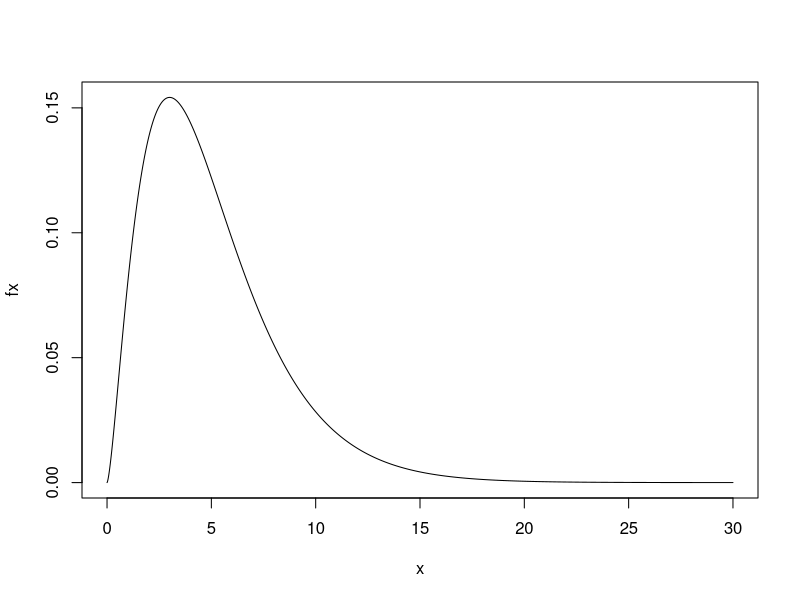
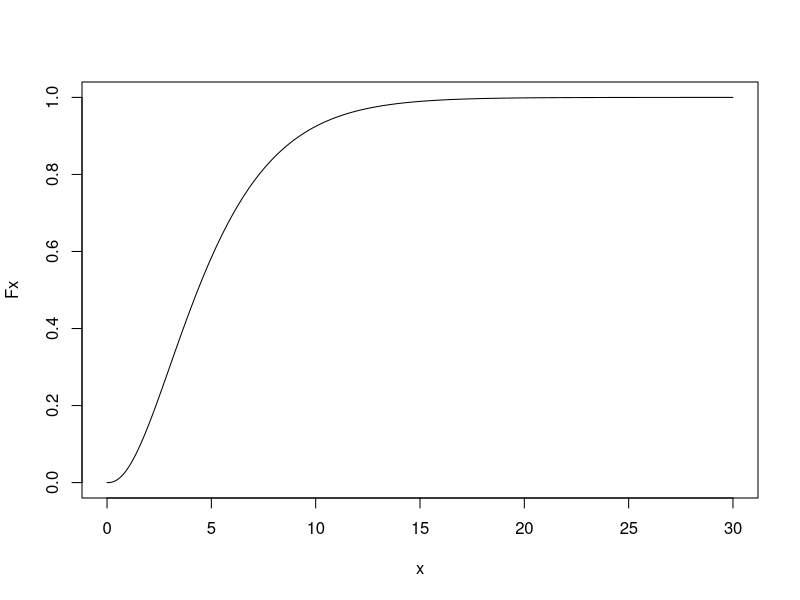
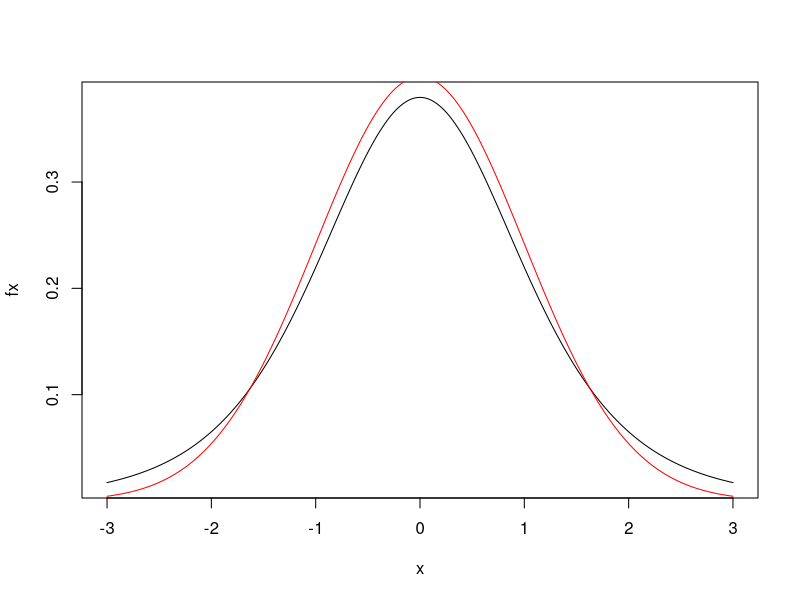
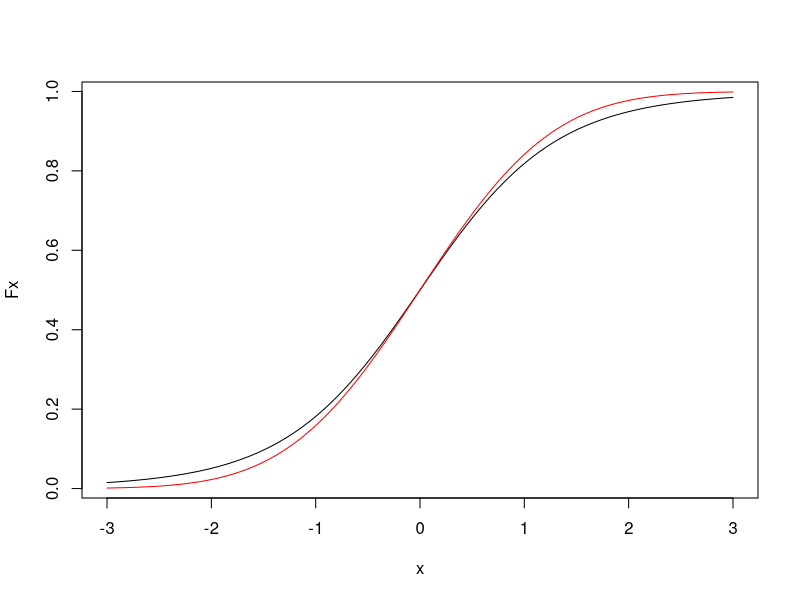
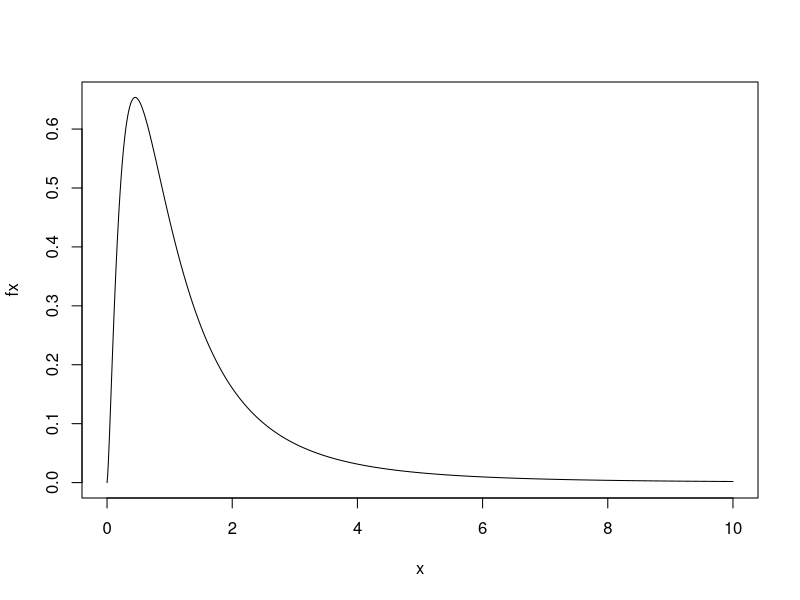
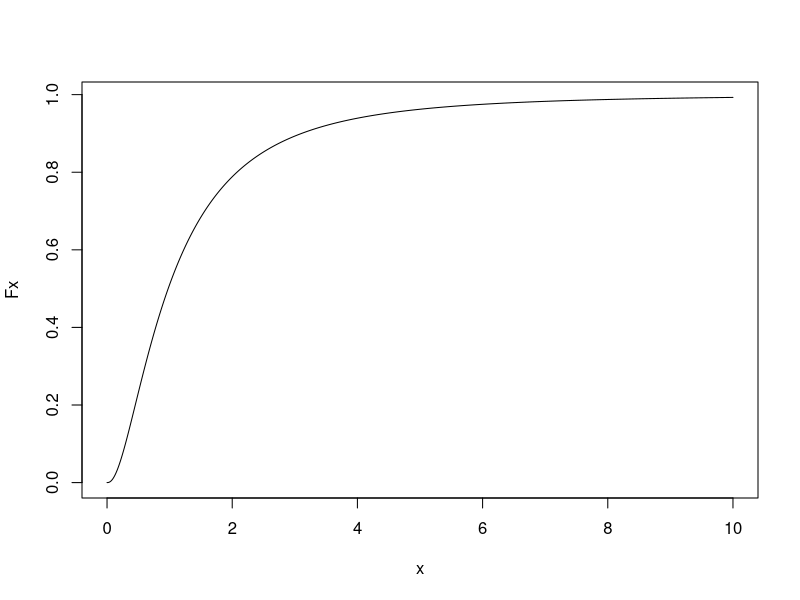
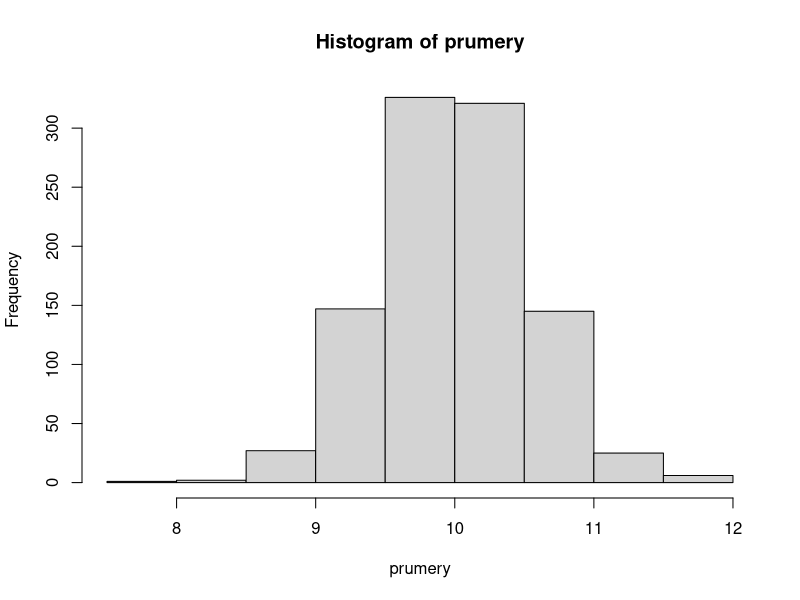
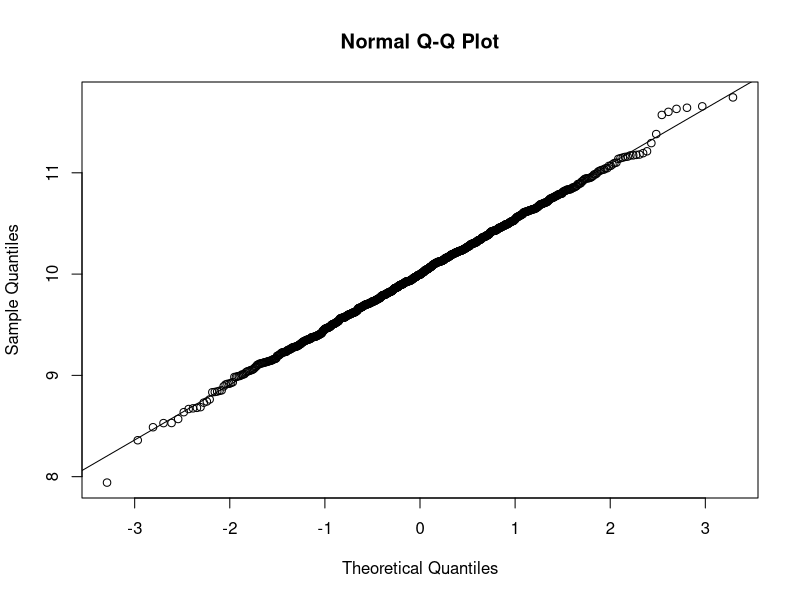

These charts were generated, in order, by the following R code:
# ......................................................................................
# ......................... Cvičení 8. Výběrové charakteristiky.........................
# ..................................... Michal Béreš....................................
# ......................................................................................

# Nezobrazuje-li se vám text korektně, nastavte File \ Reopen with Encoding... na UTF-8
# Pro zobrazení obsahu skriptu použijte CTRL+SHIFT+O
# Pro spouštění příkazů v jednotlivých řádcích použijte CTRL+ENTER

#  Další vybraná spojitá rozdělení ####
# * $\chi^2$ - Chí-kvadrát rozdělení (Pearsnovo rozdělení) ####
# - Použítí: při odhadu směrodatné odchylky (za použití výběrové)
# - Má jediný parametr - počet stupňů volnosti
# - $\frac{S^2}{\sigma^2}(n-1) \sim \chi^2_{n-1}$
#     - $S$ je výběrová směrodatná odchylka


n =  5 # počet stupňů volnosti
x = seq(from = 0, to = 30, by = 0.01) # osa x
fx = dchisq(x = x, df = n) # hustota pravděpodobnosti chí-kvad. rozdělení

plot(x, fx, type='l')

Fx = pchisq(q = x, df = n) # distrib. fce. chí-kvad. rozdělení

plot(x, Fx, type='l')

# * $t$ - Studentovo rozdělení ####
# - Použití: při odhadu střední hodnoty bez přesné znalosti rozptylu (pouze výběrového
# rozptylu)
# - $\frac{\bar X - \mu}{S}\sqrt{n} \sim t_{n-1} $
#     - $\bar X$ je výběrový průměr
#     - $S$ je výběrová směrodatná odchylka 
# - s rostoucím počtem stupňů volnosti konverguje k normovanému normálnímu rozdělení


n =  5 # počet stupňů volnosti
x = seq(from = -3, to = 3, by = 0.01) # osa x
fx = dt(x = x, df = n) # hustota pravděpodobnosti studentova rozdělení

plot(x, fx, type='l')

fnorm = dnorm(x, mean=0, sd=1)  # hodnoty norm. normálního roz.
lines(x, fnorm, col="red")      # do posledního grafu

Fx = pt(q = x, df = n) # hustota pravděpodobnosti studentova rozdělení

plot(x, Fx, type='l')

Fnorm = pnorm(x, mean=0, sd=1)  # hodnoty norm. normálního roz.
lines(x, Fnorm, col="red")      # do posledního grafu

# * $F$ - Fisher-Snedecorovo rozdělení ####
# - Používá se k testování schody rozptylů
# - $\frac{S_1^2/\sigma_1^2}{S_2^2/\sigma_2^2} \sim F_{n_1 - 1, n_2 - 1}$


n = 5  # počet stupňů volnosti výběr. 1
m = 6  # počet stupňů volnosti výběr. 2
x = seq(from = 0, to = 10, by = 0.01) # osa x
fx = df(x = x, df1 = n, df2 = m) # hustota pravděpodobnosti chí-kvad. rozdělení

plot(x, fx, type='l')

Fx = pf(q = x, df1 = n, df2 = m) # hustota pravděpodobnosti chí-kvad. rozdělení

plot(x, Fx, type='l')

#  Jak se chová průměr hodnot z normálního rozdělení? ####
# Funkce **rnorm(n, mean, sd)** generuje **n** hodnot z normálního rozdělení se střední
# hodnotou **mean** a směrodatnou odchylkou **sd**.


vel_nah_vyberu = 30
mu = 10
sigma = 3
nah_vyber = rnorm(n=vel_nah_vyberu, mean=mu, sd=sigma) 
nah_vyber

mean(nah_vyber)
sd(nah_vyber)

# ** Náhodná veličina: průměr hodnot ####


poc_vyberu = 1000
prumery = numeric(poc_vyberu) # numeric vyrobi vektor 0
smer_odchylky = numeric(poc_vyberu)
for(i in 1:poc_vyberu){
  nah_vyber = rnorm(n=vel_nah_vyberu,mean=mu,sd=sigma)
  prumery[i] = mean(nah_vyber)
  smer_odchylky[i] = sd(nah_vyber)
}

hist(prumery)

qqnorm(prumery)
qqline(prumery)

mean(prumery)
sd(prumery)
sigma/sqrt(vel_nah_vyberu)

#  Jak se chová průměr hodnot z uniformního rozdělení? ####
# Fukce **runif(n, min, max)** generuje **n** hodnot z uniformního rozdělení
# U(**min,max**).


vel_nah_vyberu = 30
a = 1
b = 7
nah_vyber=runif(n=vel_nah_vyberu, min=a, max=b)
#nah_vyber

hist(nah_vyber)
qqnorm(nah_vyber)
qqline(nah_vyber)

mu = (a+b)/2
mu
mean(nah_vyber)
sigma = sqrt((b-a)^2/12)
sigma
sd(nah_vyber)

# ** Náhodná veličina: průměr hodnot ####


poc_vyberu = 1000
prumery = numeric(poc_vyberu)
smer_odchylky = numeric(poc_vyberu)
for(i in 1:poc_vyberu){
  nah_vyber = runif(n=vel_nah_vyberu, min=a, max=b)
  prumery[i] = mean(nah_vyber)
  smer_odchylky[i] = sd(nah_vyber)
}

hist(prumery)

qqnorm(prumery)
qqline(prumery)

mean(prumery)
sd(prumery)
sigma/sqrt(vel_nah_vyberu)

#  Příklady ####
# * Příklad 1. ####
# Zatížení letadla s 64 místy nemá překročit 6 000 kg. Jaká je pravděpodobnost, že při
# plném obsazení bude tato hodnota překročena, má-li hmotnost cestujícího střední
# hodnotu 90 kg a směrodatnou odchylku 10 kg?


# X...hmotnost 64 cestujících
# X ~ N(64*90; 64*100)
# P(X > 6000) = 1 - F(6000)

1 - pnorm(q=6000, mean=64*90, sd=sqrt(64*100))

# * Příklad 2. ####
# Zásilka obsahuje 300 výrobků určitého typu. Je známo, že pravděpodobnost zhotovení
# vadného výrobku tohoto typu je 0,04.
# ** a)  ####
# Odhadněte pravděpodobnost, že absolutní odchylka podílu vadných výrobků v zásilce od
# pravděpodobnosti vyrobení vadného výrobku bude menší než 1 %.


# X = (p − π)/sqrt(π*(1 − π))*sqrt(n) ∼ N(0, 1)
# P(-0.01/sqrt(π*(1 − π))*sqrt(n) < X < 0.01/sqrt(π*(1 − π))*sqrt(n))
pi = 0.04
n = 300
bound = 0.01/sqrt(pi*(1-pi))*sqrt(n)
pnorm(q=bound, mean=0, sd=1) - pnorm(q=-bound, mean=0, sd=1)

# ** b)  ####
# Jak se změní výsledek, jestliže zásilka bude obsahovat 3 000 výrobků?


n = 3000
bound = 0.01/sqrt(pi*(1-pi))*sqrt(n)
pnorm(q=bound, mean=0, sd=1) - pnorm(q=-bound, mean=0, sd=1)

# * Příklad 3. ####
# Cestující pravidelně jezdí do zaměstnání a zpět MHD. Je známo, že doba čekání na
# příjezd MHD se pohybuje v mezích od 0 do 3 minut. Jaká je pravděpodobnost, že celková
# doba čekání zaměstnance na příjezd MHD během 23 pracovních dnů bude kratší než 80
# minut?


# Y...doba i-tého čekání na MHD
# y ~ R(0; 3)
# X...celková doba čekání během 23 dnů (cesta tam a zpět ⇒ 46 čekání)
# X ~ N(46*EY; 46*DY)
# P(X < 80)

a = 0
b = 3
n = 46
EY = (a+b)/2
DY = (b-a)^2/12

pnorm(q=80, mean=n*EY, sd=sqrt(n*DY))

# * Příklad 4. ####
# Předpokládejme, že průměrná spotřeba elektrické energie domácností v určitém městě v
# lednu je 120 kWh a směrodatná odchylka spotřeby je 100 kWh. Určete pravděpodobnost, že
# průměrná spotřeba 100 náhodně vybraných domácností bude větší než 140 kWh.


# Xi...spotřeba i-té domácnosti
# X...průměrná spotřeba 100 domácností
# X ~ N(EXi;Dxi/n)
# P(X > 140)

EXi = 120
DXi = 100^2
n = 100
1 - pnorm(q=140, mean=EXi, sd=sqrt(DXi/n))

# * Příklad 5. ####
# Společnost Acme Battery Company vyvinula nový typ baterie mobilních telefonů. V
# průměru vydrží baterie 60 minut na jedno nabití. Směrodatná odchylka této doby je 4
# minuty. Předpokládejme, že výrobní oddělení po 6 měsících spustí test kontroly
# kvality. Provedli dva náhodné výběry o rozsahu 10 baterií a v obou zjistili
# směrodatnou odchylku výdrže baterií větší než 6 minut. S jakou pravděpodobností takový
# výsledek mohli očekávat?


# X = (n − 1)S^2/σ^2
# X ∼ χ_n-1
# P(S > 6) = P(X > ...)

n = 10
S_obs = 6
sigma = 4
X_obs = (n - 1)*S_obs^2/sigma^2

P_jedno_mereni = 1 - pchisq(q=X_obs, df=n-1)
P_jedno_mereni
P_jedno_mereni^2

# * Příklad 6. ####
# Z úmrtnostních tabulek vyplývá pravděpodobnost 0,99, že se 35 - letý muž dožije
# dalšího roku. Roční pojistné této věkové skupiny činí 2 000 Kč, v případě úmrtí
# pojišťovna vyplatí 100 000 Kč. Jaká je pravděpodobnost, že zisk z 500 pojištěných mužů
# ve věku 35 let bude alespoň 500 000 Kč? (Řešte dvěma způsoby - pomocí binomického
# rozdělení a pomoci aproximace binomického rozdělení rozdělením normálním.)


# X...počet mužů z 500, kteří se nedožijí dalšího roku
# X ~ Bi(500; 0.01)
# Z = 500 · 2 000 − X · 100 000
# P(Z ≥ 500 000) = P(X ≤ 5)

pbinom(5, size=500, prob=0.01)

# X ~ Bi(500; 0.01) ~ N(500*0.01; 500*0.01*(1-0.01))
# P(X ≤ 5) ~ P(X < 5.5) (oprava na spojitost)

pnorm(5.5, mean=500*0.01, sd=sqrt(500*0.01*(1-0.01)))

# * Příklad 7. ####
# Předpokládejme, že v populaci má přibližně 60 % mladých mužů vyšší než doporučenou
# hladinu cholesterolu v séru. S jakou pravděpodobností bude mít v náhodném výběru 200
# mladých mužů více než 120 z nich vyšší než doporučenou hladinu cholesterolu v séru?


# X...počet mladých mužů z 200 s vyšší než doporučenou hladinou cholesterolu v séru
# X ∼ Bi(200; 0.6)
# P(X > 120) = 1 - P(X ≤ 120)

1 - pbinom(120, size=200, prob=0.6)

# X ~ N(200*0.6; 200*0.6(1-0.6)), tj. X ≈ N(120; 48)
# 1 - P(X ≤ 120) ~ 1 - P(X < 120.5) (oprava na spojitost)

1 - pnorm(120.5, mean=200*0.6, sd=sqrt(200*0.6*(1-0.6)))



